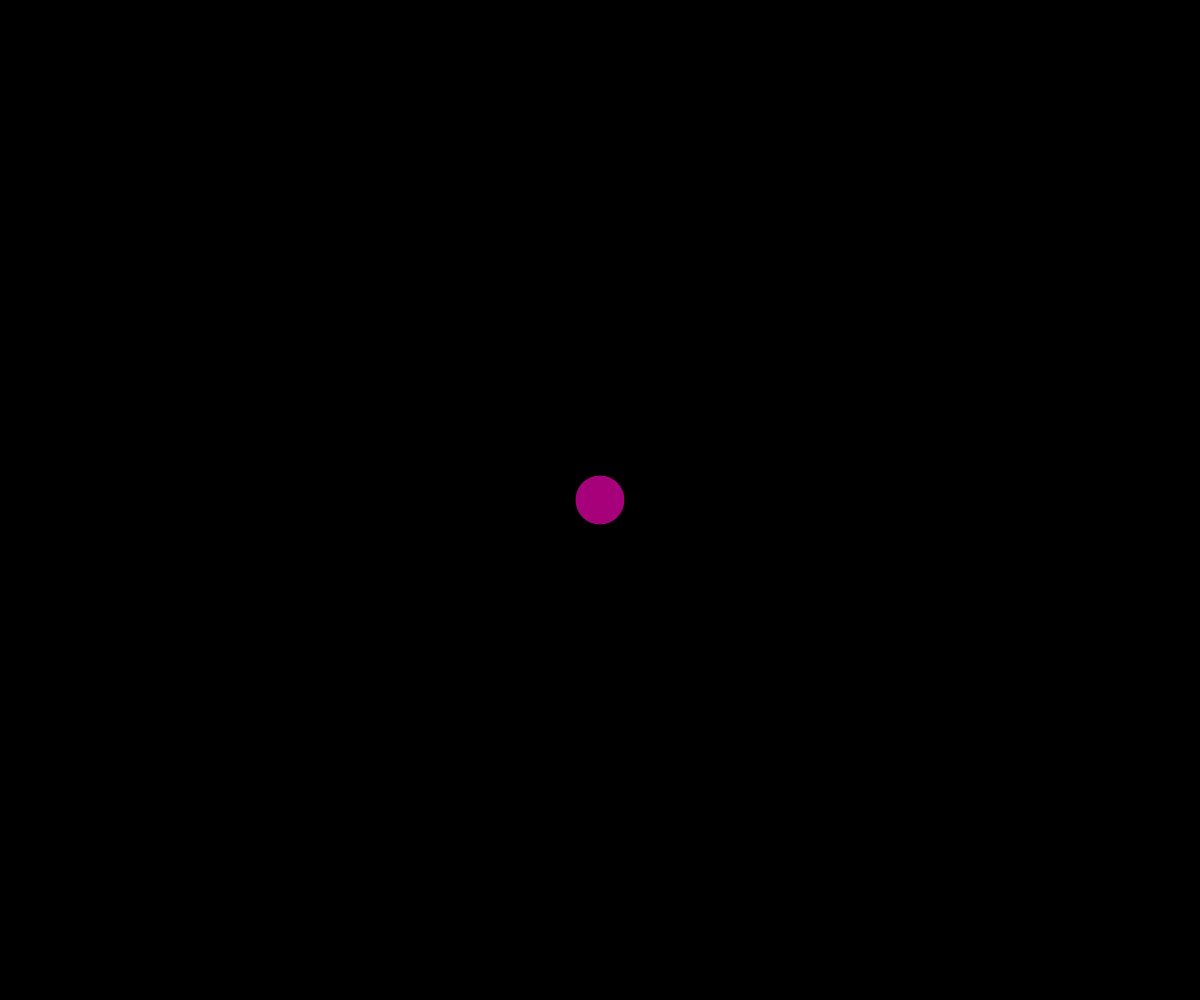
Frame 1 (no input)
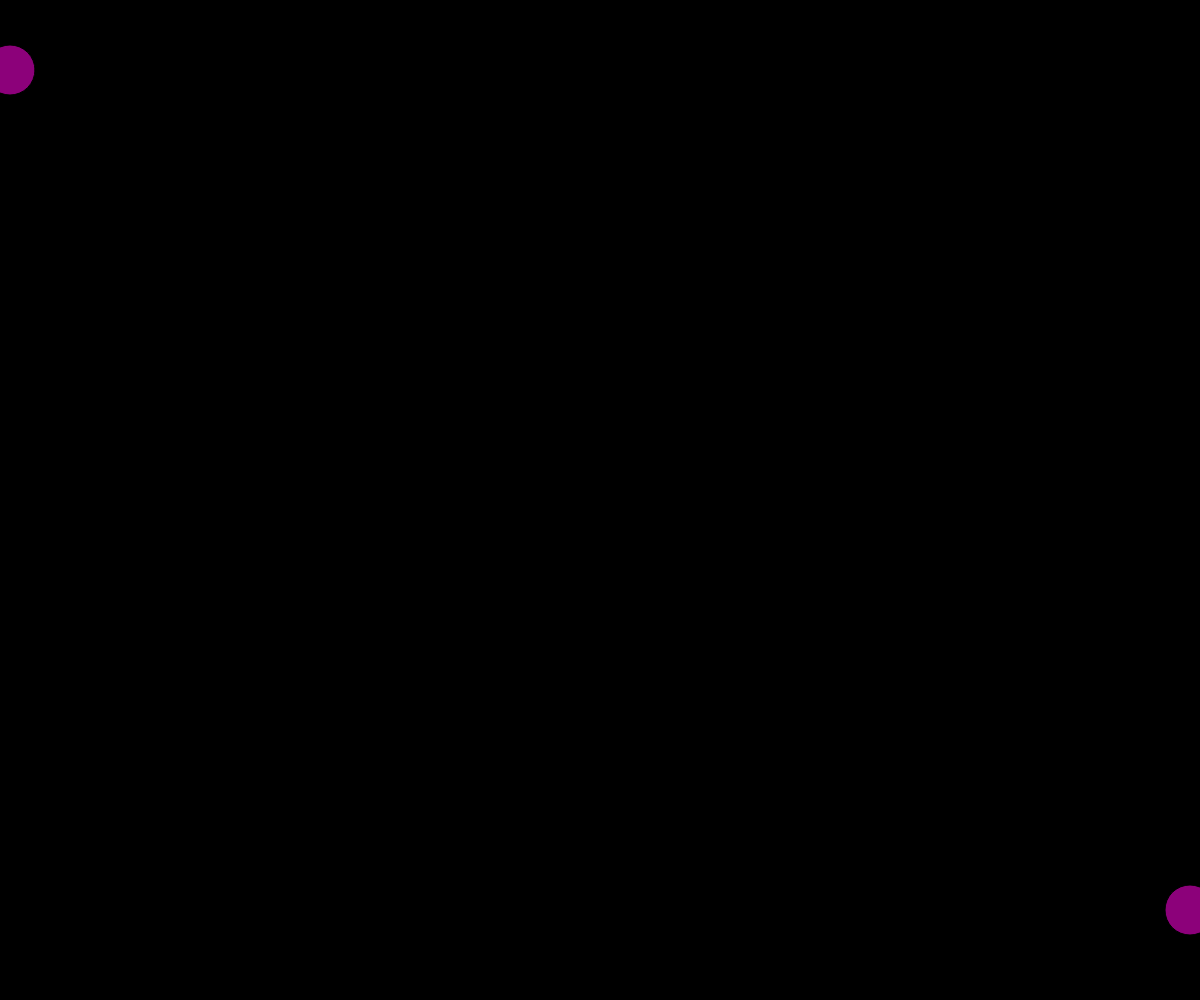
Frame 60 (no input)
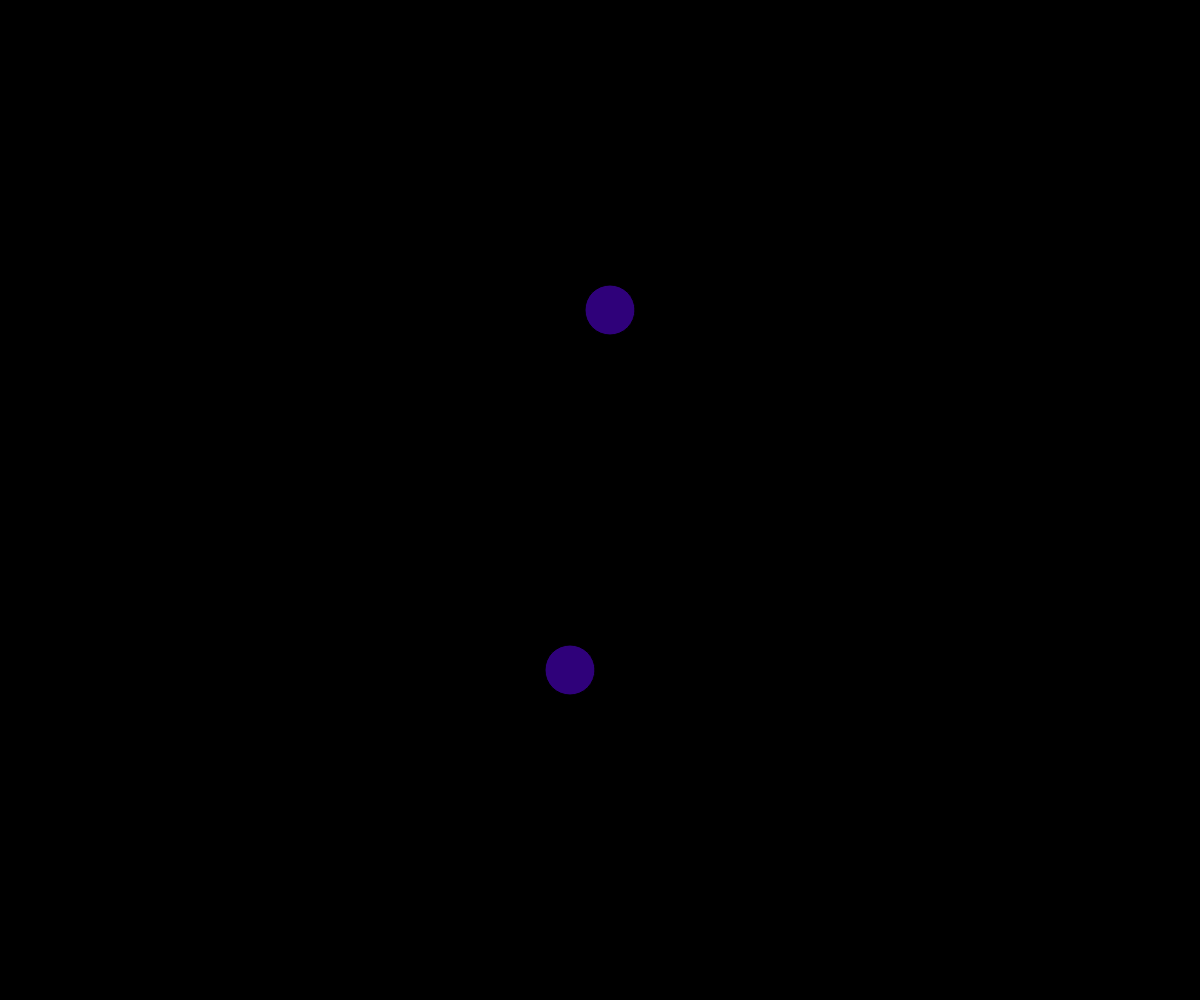
Frame 120 (the mouse pressed at the canvas centre since frame 60)

The p5.js sketch that drew these frames (run headless with seeded random() and noise() and a simulated clock; from frame 60 on, the mouse is pressed at the canvas centre):

// p5.js sketch
// ── sketch.js
let posX;
let posY;
let posX2;
let posY2;

let velocidadX;
let velocidadY;
let velocidadX2;
let velocidadY2;

function setup() {
  createCanvas(windowWidth, windowHeight);
  posX = width/2
  posY = height/2
  posX2 = width/2
  posY2 = height/2
  velocidadX = -10
  velocidadY = -10
  velocidadX2 = 10
  velocidadY2 = 10
  }

function draw() {
  background(0);
  fill(random(233),1,(122))
  circle(posX,posY,50);
  
    posX = posX - velocidadX
    posY = posY - velocidadY
    if(posX >= width || posX < 0){
      velocidadX = velocidadX * -1
    }
      if(posY >= height || posY < 0){
      velocidadY = velocidadY * -1
    }

  circle(posX2,posY2,50);
  
    posX2 = posX2 - velocidadX2
    posY2 = posY2 - velocidadY2
    if(posX2 >= width || posX2 < 0){
      velocidadX2 = velocidadX2 * -1
    }
      if(posY2 >= height || posY2 < 0){
      velocidadY2 = velocidadY2 * -1
    }
}
